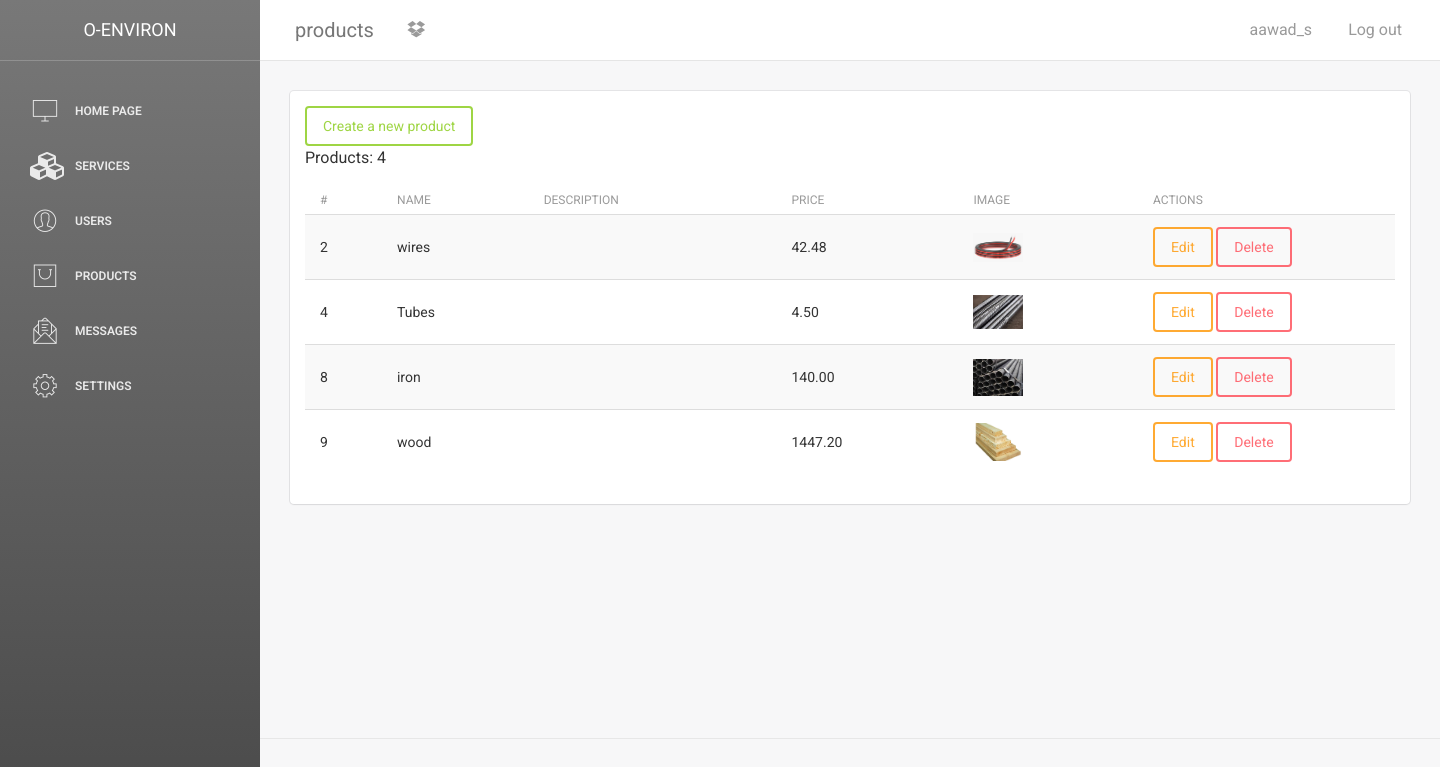
/admin/products/index.php (signed in), run on the app's committed database.
### tables this page shows
CREATE TABLE `products` (
  `id` int(12) NOT NULL,
  `name` varchar(128) NOT NULL,
  `description` varchar(255) DEFAULT NULL,
  `price` double(9,2) UNSIGNED NOT NULL,
  `image` varchar(128) NOT NULL
);

### config/app.php (called while the page is built)
<?php
include_once 'database.php';
$settings = $mysqli->query('SELECT * from settings where id = 1')->fetch_assoc();
if(count($settings)){
     $app_name = $settings['app_name'];
     $admin_email = $settings['admin_email'];
}else{
     $app_name = 'Service App 0';
     $admin_email = 'abdullah.98ha@gmail.com';
}
$config =
[
'app_name' => $app_name ,
'admin_email' => $admin_email,
'app_url' => 'http://127.0.0.1/flexCourses/',
'lang' => 'en',
'dir' => 'ltr',
'admin_assets' => 'http://127.0.0.1/flexCourses/admin/template/assets/'
];
?>

### admin/products/index.php (the view, shortened to what this page needs)
<?php
include __DIR__.'/../template/header.php';
$products = $mysqli->query("SELECT * from products order by id")->fetch_all(MYSQLI_ASSOC);
?>
<div class="card">
     <div class="content">
          <a href="create.php" class="btn btn-success"> Create a new product </a> <br />
          <p>Products: <?php echo count($products) ?> </p>
          <div class="table-responsive">
               <table class="table table-striped">
                    <thead>
                         <tr>
                              <th width="0">#</th>
                              <th>Name</th>
                              <th>Description</th>
                              <th>Price</th>
                              <th>Image</th>
                              <th width="250">Actions</th>
                         </tr>
                    </thead>
                    <tbody>
                         <?php foreach($products as $product): ?>
                         <tr>
                              <td><?php echo $product['id'] ?></td>
                              <td><?php echo $product['name'] ?></td>
                              <td><?php echo $product['description'] ?></td>
                              <td><?php echo $product['price'] ?></td>
                              <td><img src="<?php echo $config['app_url'].'/'.$product['image'] ?>" width="50" alt=""></td>
                              <td>
                                   <a href="edit.php?id=<?php echo $product['id']?>" class="btn btn-warning">Edit</a>
                              <form action="" method="post" style="display: inline;">
                                   <button onclick="return confirm('are you sure?')" class="btn btn-danger" type="submit">Delete</button>
                              </form>
                              </td>
                         </tr>
                         <?php endforeach; ?>
                    </tbody>
               </table>
          </div>
     </div>
</div>
<?php
include __DIR__.'/../template/footer.php';
?>

### data on the page
products: id "2", name "wires", price "42.48", image (picture)
products: id "4", name "Tubes", price "4.50", image (picture)
products: id "8", name "iron", price "140.00", image (picture)
products: id "9", name "wood", price "1447.20", image (picture)

### other printed values
$title "products"
$_SESSION['user_name'] "aawad_s"
count($products) "4"
